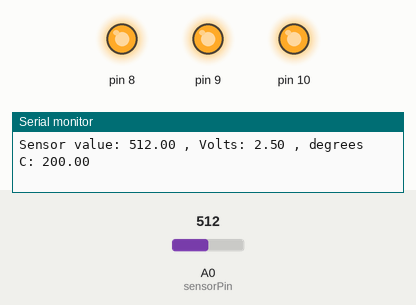
This sketch was run on a simulated Arduino Uno, built with avr-gcc and run on an emulated ATmega328P. On the bench: output pins drawn as LEDs (lit = HIGH), the last lines printed to the serial monitor. Inputs (shaded band) come from the test bench; at power-on: A0 (sensorPin) = 512.

Above: at 1.8 s.
1.9 s: A0 (sensorPin) set to 172
3.4 s: A0 (sensorPin) set to 155
At 4.3 s:
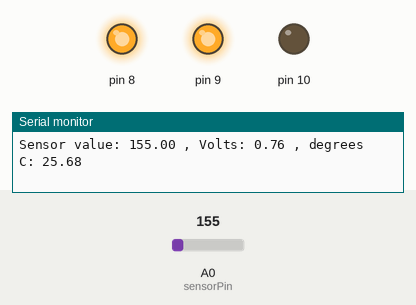
5.5 s: A0 (sensorPin) set to 122
At 7.1 s:
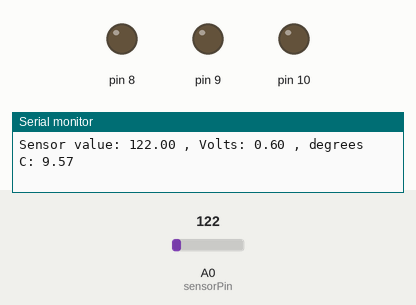
7.5 s: A0 (sensorPin) set to 306
At 8.8 s:
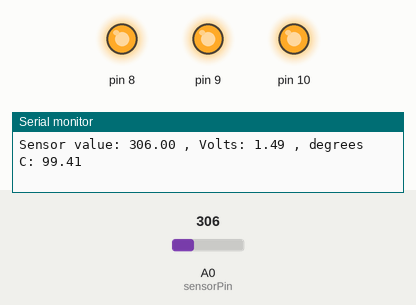
9.5 s: A0 (sensorPin) set to 0
At 10.4 s:
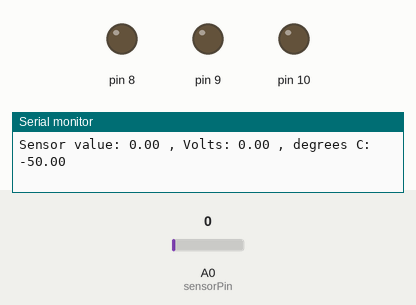
Timing chart, 0 to 12.5 s (numbered marks = the images above; inputs shaded):
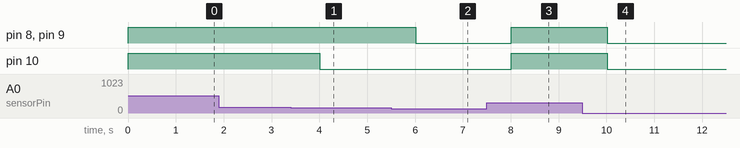

The sketch:

Temperature_Sensor.ino
```cpp
const int sensorPin = A0;
const float baselineTemp = 20.0;

void setup() {
  Serial.begin(9600);

  for(int pinNumber = 8; pinNumber<11; pinNumber++)
{
  pinMode(pinNumber, OUTPUT);
  digitalWrite(pinNumber, LOW);
}
}

void loop() {
  float sensorVal = analogRead(sensorPin);

 Serial.print("Sensor value: ");
 Serial.print(sensorVal);

//ADC reading
 float voltage = (sensorVal/1024.0) * 5.0;
 Serial.print(" , Volts: ");
 Serial.print(voltage);

 float temperature = (voltage - .5) * 100;
 Serial.print(" , degrees C: ");
 Serial.println(temperature);

//LED's
 if(temperature < baselineTemp + 2){
 /* digitalWrite(6, LOW);
  digitalWrite(7, LOW);
  digitalWrite(8, LOW);*/
  for(int pinNumber = 8; pinNumber<11; pinNumber++)
  {
    digitalWrite(pinNumber, LOW);
    }
  }
 else if(temperature >= baselineTemp + 2 && temperature< baselineTemp +4){
  /*digitalWrite(6, HIGH);
  digitalWrite(7, LOW);
  digitalWrite(8, LOW);*/
  for(int pinNumber = 8; pinNumber<11; pinNumber++)
  {
    if(pinNumber > 8){
    digitalWrite(pinNumber, LOW);
    }
    else{
    digitalWrite(pinNumber, HIGH);
    }
   }
  }
  else if(temperature >= baselineTemp + 4 && temperature< baselineTemp +6){
  /*digitalWrite(6, HIGH);
  digitalWrite(7, HIGH);
  digitalWrite(8, LOW);*/
  for(int pinNumber = 8; pinNumber<11; pinNumber++){
    if(pinNumber < 10){
    digitalWrite(pinNumber, HIGH);
    }
    else{
    digitalWrite(pinNumber, LOW);
    }
   }
  }
  else if(temperature >= baselineTemp + 6){
  /*   digitalWrite(6, HIGH);
  digitalWrite(7, HIGH);
  digitalWrite(8, HIGH);*/
  for(int pinNumber = 8; pinNumber<11; pinNumber++){
      digitalWrite(pinNumber, HIGH);
    }
  }
  delay(1000);
}
```

Measured:
- the behaviour switches between 156 and 155 on A0 (sensorPin) (found by bisection; images 0 and 1)
- after the input at 3.4 s, pin 10: HIGH → LOW after 0.61 s
- after the input at 5.5 s, pin 8, pin 9: HIGH → LOW after 0.51 s
- after the input at 7.5 s, pin 8–10: LOW → HIGH after 0.52 s
- after the input at 9.5 s, pin 8–10: HIGH → LOW after 0.52 s
